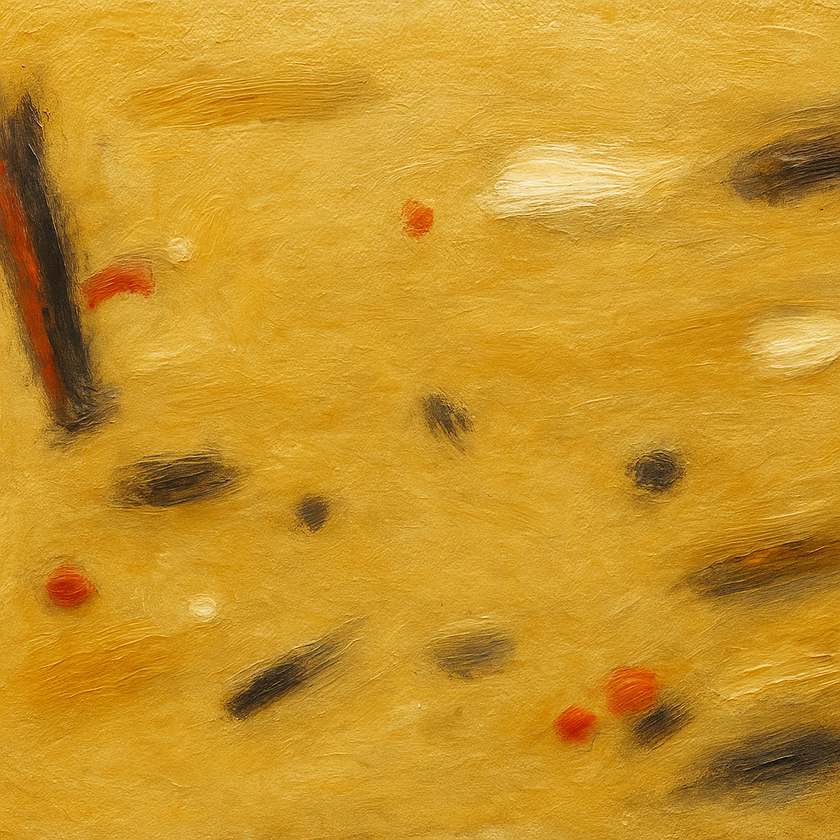
#> input picture ChatGPT Image 9 set 2025, 17_02_08.png, 840 x 840 px, shrunk from 1024 x 1024 before the run
$ python artistic_postprocessing.py 'ChatGPT Image 9 set 2025, 17_02_08.png' out.png '1207(1)_organic_growth.png'
#> lines starting #> are read from the running program, lines starting #| are printed output that depends on the picture
"""
Artistic Post-Processing Filters
Transform digital artwork into realistic oil painting style
100% procedural - no AI required
"""

from PIL import Image, ImageFilter, ImageEnhance, ImageDraw
import numpy as np
from scipy.ndimage import gaussian_filter, median_filter
import random


class ArtisticPostProcessor:
    """Apply painterly effects to digital artwork"""

    def __init__(self, seed=42):
        random.seed(seed)
        np.random.seed(seed)

    def load_image(self, path):
        """Load image as PIL Image and numpy array"""
#> called with path = 'ChatGPT Image 9 set 2025, 17_02_08.png'
        img = Image.open(path).convert('RGB')
#> img is the input picture: PIL image 840x840 RGB; mean R, G, B 201.6, 149.5, 40.5
        return img, np.array(img)

    def save_image(self, img_array, path, quality=95):
        """Save numpy array as image"""
        img = Image.fromarray(np.uint8(np.clip(img_array, 0, 255)))
        img.save(path, quality=quality)
        return img

    def apply_oil_painting_effect(self, img_array, radius=4, intensity=50):
        """
        Simulate oil painting with bilateral-like filtering
        radius: brush stroke size (3-7 recommended)
        intensity: color quantization (30-70 recommended)
        """
#> called with radius = 4, intensity = 50
        from scipy.ndimage import uniform_filter

        # Convert to float
        img_float = img_array.astype(float)

        # Apply median filter for oil painting effect
        result = np.zeros_like(img_float)

        for channel in range(3):
            # Median filter creates the "posterization" effect
            filtered = median_filter(img_float[:, :, channel], size=radius)
            result[:, :, channel] = filtered

        # Slight blur to blend
        for channel in range(3):
            result[:, :, channel] = gaussian_filter(result[:, :, channel], sigma=0.8)

        return result

    def add_canvas_texture(self, img_array, strength=0.3, scale=2):
        """
        Add canvas/linen texture overlay
        strength: texture visibility (0.1-0.5)
        scale: texture grain size (1-4)
        """
#> called with strength = 0.3, scale = 2
        h, w = img_array.shape[:2]
#> h = 840; w = 840

        # Generate procedural canvas texture (woven pattern)
        x = np.arange(w)
#> x = 840 values from 0 to 839
        y = np.arange(h)
#> y = 840 values from 0 to 839
        xx, yy = np.meshgrid(x, y)

        # Woven texture pattern
        texture = (
            np.sin(xx / scale) * 0.3 +
            np.sin(yy / scale) * 0.3 +
            np.sin((xx + yy) / (scale * 1.5)) * 0.2
        )

        # Add fine grain noise
        noise = np.random.randn(h, w) * 0.2
        texture += noise

        # Normalize to [0, 1]
        texture = (texture - texture.min()) / (texture.max() - texture.min())
        texture = gaussian_filter(texture, sigma=0.5)

        # Apply texture as subtle overlay
        result = img_array.copy().astype(float)
        for channel in range(3):
            # Multiplicative blending for natural look
            texture_effect = 1 + (texture - 0.5) * strength
            result[:, :, channel] *= texture_effect

        return np.clip(result, 0, 255)

    def add_brush_strokes_texture(self, img_array, strength=0.4):
        """
        Simulate visible brush stroke texture
        Uses directional blur to create stroke directionality
        """
#> called with strength = 0.4
        h, w = img_array.shape[:2]
#> h = 840; w = 840
        result = img_array.copy().astype(float)

        # Create random stroke direction texture using simpler approach
        # Generate coarse random field
        coarse_h, coarse_w = h // 20 + 1, w // 20 + 1
#> coarse_h = 43; coarse_w = 43
        angle_map = np.random.rand(coarse_h, coarse_w) * 360
        angle_map = np.kron(angle_map, np.ones((20, 20)))[:h, :w]

        # Apply directional texture variation
        stroke_texture = np.zeros((h, w))

        for i in range(0, h - 5, 5):
            for j in range(0, w - 5, 5):
                # Safe indexing
                i_idx = min(i, h - 1)
                j_idx = min(j, w - 1)

                angle = angle_map[i_idx, j_idx]
                length = random.uniform(3, 8)

                # Create mini stroke
                dx = int(length * np.cos(np.radians(angle)))
                dy = int(length * np.sin(np.radians(angle)))

                # Safe slice
                i_end = min(i + 5, h)
                j_end = min(j + 5, w)
                stroke_texture[i:i_end, j:j_end] += random.uniform(0.5, 1.5)
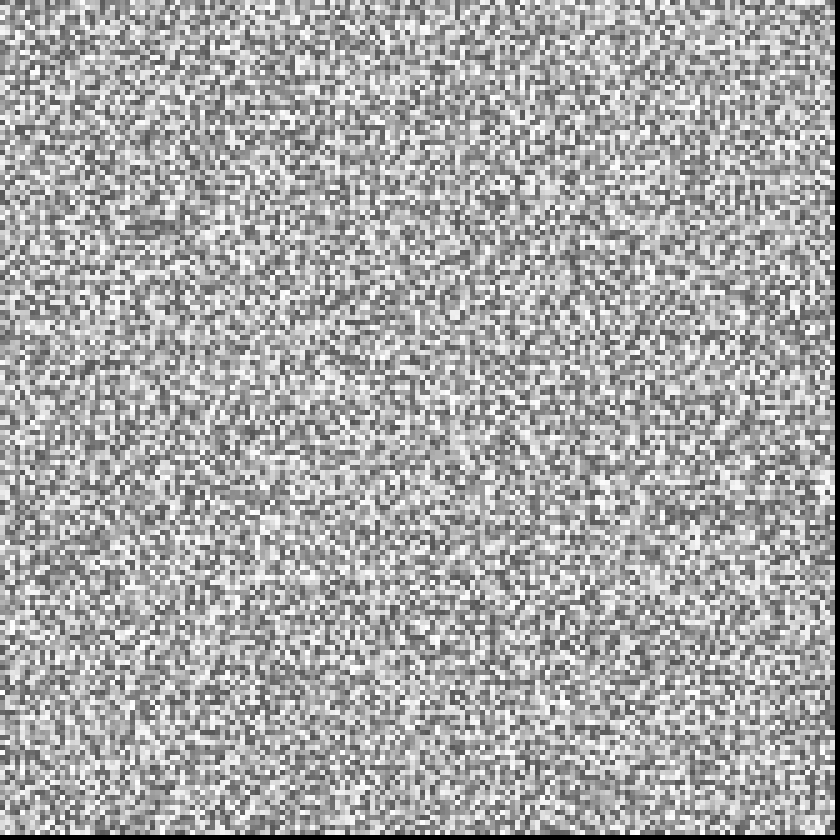
#> stroke_texture: shape (840, 840) float64; min 0, max 1.5, mean 0.989; drawn with min black and max white

        # Smooth and normalize
        stroke_texture = gaussian_filter(stroke_texture, sigma=2)
        if stroke_texture.max() > stroke_texture.min():
            stroke_texture = (stroke_texture - stroke_texture.min()) / (stroke_texture.max() - stroke_texture.min())

        # Apply to image
        for channel in range(3):
            texture_effect = 1 + (stroke_texture - 0.5) * strength
            result[:, :, channel] *= texture_effect
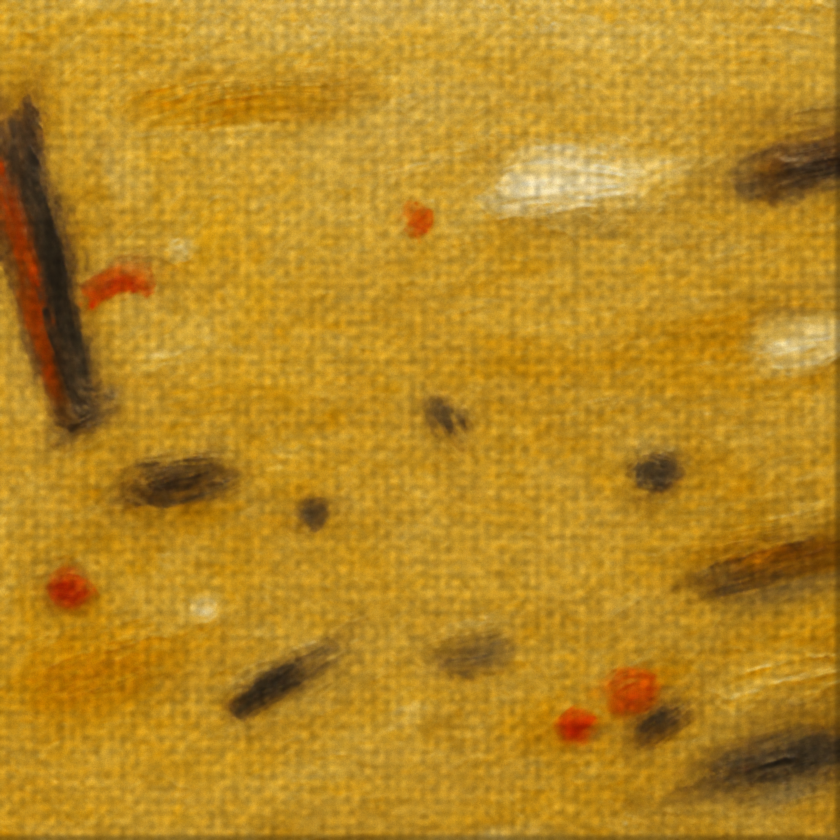
#> result: shape (840, 840, 3) float64; mean R, G, B 216.3, 160.6, 43.9; drawn with min black and max white

        return np.clip(result, 0, 255)

    def apply_impasto_effect(self, img_array, strength=0.6):
        """
        Simulate thick paint (impasto) by enhancing local contrast
        Creates the illusion of paint thickness and relief
        """
#> called with strength = 0.6
        from scipy.ndimage import sobel

        # Calculate edge magnitude (where paint would be thicker)
        gray = np.mean(img_array, axis=2)

        edge_x = sobel(gray, axis=1)
        edge_y = sobel(gray, axis=0)
        edge_magnitude = np.sqrt(edge_x**2 + edge_y**2)

        # Normalize
        edge_magnitude = edge_magnitude / edge_magnitude.max()

        # Create impasto mask (paint is thicker on edges)
        impasto_mask = gaussian_filter(edge_magnitude, sigma=2)

        # Apply highlight on "thick" areas
        result = img_array.copy().astype(float)

        for channel in range(3):
            # Brighten edges slightly (catching light on thick paint)
            highlight = impasto_mask * strength * 30
            result[:, :, channel] += highlight

            # Add subtle shadow around peaks
            shadow_mask = gaussian_filter(impasto_mask, sigma=4)
            result[:, :, channel] -= shadow_mask * strength * 10
#> this loop made 3 passes
#> pass 1, in apply_impasto_effect, `highlight = impasto_mask * strength * 30`:
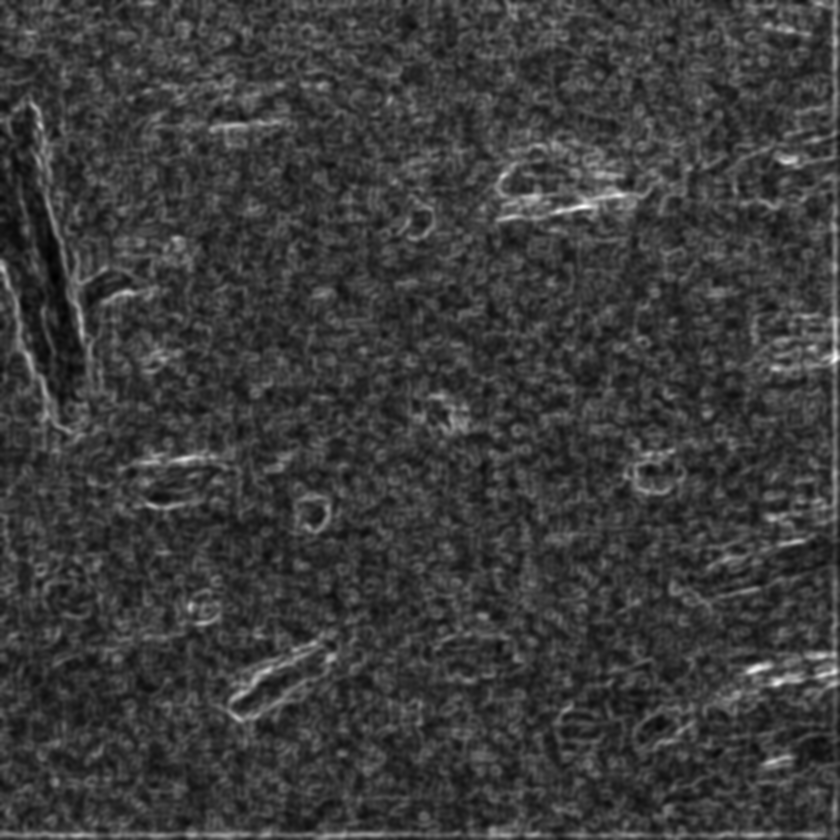
#> highlight: shape (840, 840) float64; min 0.343, max 9.53, mean 2.51; drawn with min black and max white
#> pass 1, in apply_impasto_effect, `shadow_mask = gaussian_filter(impasto_mask, sigma=4)`:
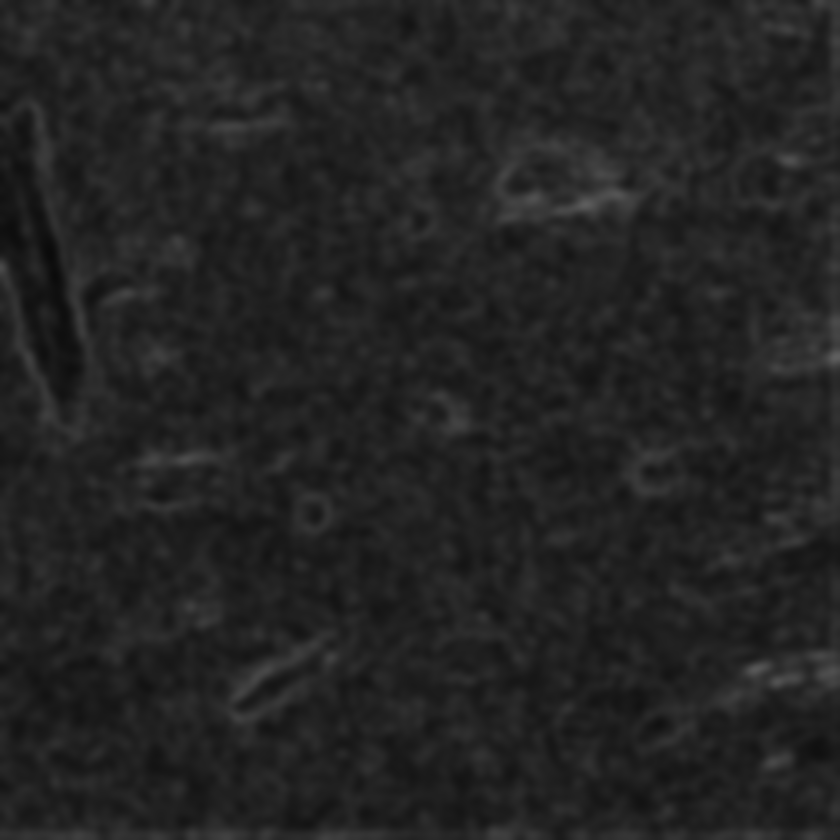
#> shadow_mask: shape (840, 840) float64; min 0.0431, max 0.376, mean 0.139

        return np.clip(result, 0, 255)

    def soft_blend_edges(self, img_array, blur_sigma=1.5):
        """
        Soften edges for more organic, less digital look
        """
#> called with blur_sigma = 1.2
        result = img_array.copy().astype(float)

        for channel in range(3):
            result[:, :, channel] = gaussian_filter(result[:, :, channel], sigma=blur_sigma)

        return result

    def add_color_variations(self, img_array, variation=0.15):
        """
        Add subtle color variations to simulate paint mixing inconsistencies
        """
#> called with variation = 0.12
        h, w = img_array.shape[:2]
#> h = 840; w = 840
        result = img_array.copy().astype(float)

        for channel in range(3):
            # Generate smooth noise pattern
            noise = np.random.randn(h // 10, w // 10) * variation
            noise = np.kron(noise, np.ones((10, 10)))[:h, :w]
            noise = gaussian_filter(noise, sigma=3)

            # Apply multiplicative variation
            result[:, :, channel] *= (1 + noise)
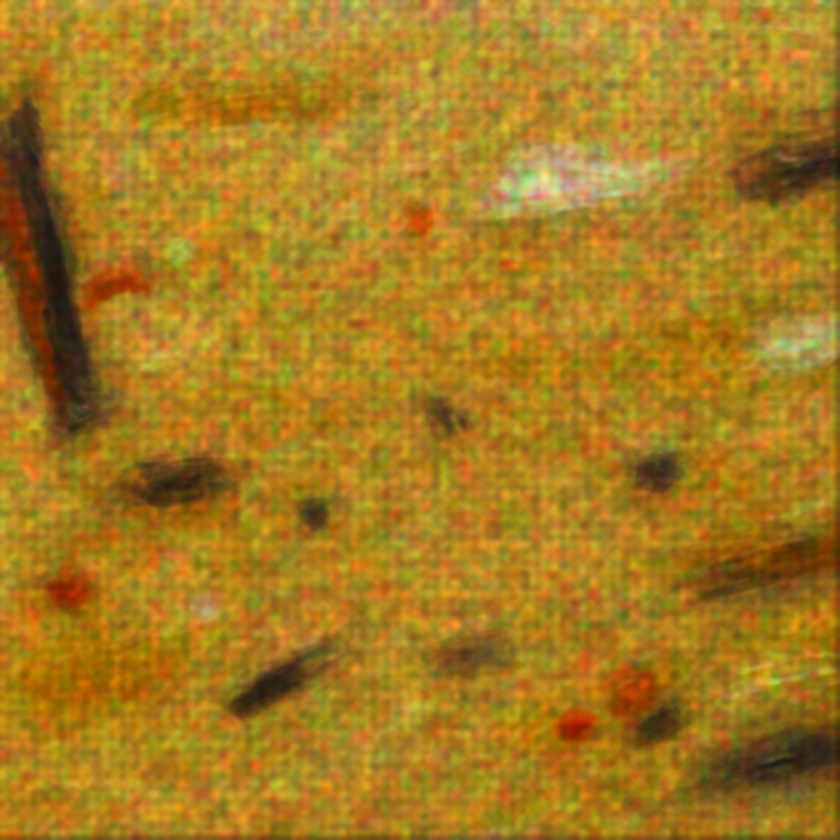
#> result: shape (840, 840, 3) float64; mean R, G, B 218.3, 162.1, 45.5; drawn with min black and max white

        return np.clip(result, 0, 255)

    def enhance_saturation(self, img, saturation_boost=1.3):
        """Boost saturation for more vibrant oil painting look"""
#> called with saturation_boost = 1.2
        enhancer = ImageEnhance.Color(img)
        return enhancer.enhance(saturation_boost)
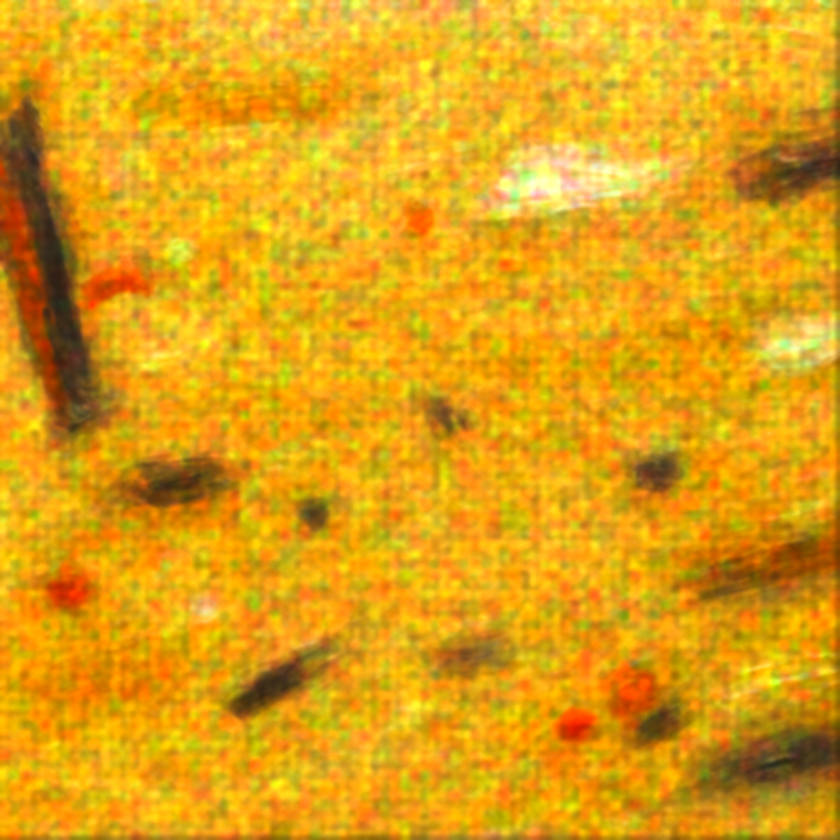
#> returned value: PIL image 840x840 RGB; mean R, G, B 224.3, 160.6, 21.6

    def apply_full_pipeline(self, input_path, output_path,
                           oil_radius=4,
                           canvas_strength=0.3,
                           brush_strength=0.4,
                           impasto_strength=0.6,
                           blur_sigma=1.2,
                           color_variation=0.12,
                           saturation_boost=1.2):
        """
        Apply complete artistic transformation pipeline

        Parameters:
        -----------
        input_path: str - input image path
        output_path: str - output image path
        oil_radius: int (3-7) - oil painting brush size
        canvas_strength: float (0.1-0.5) - canvas texture visibility
        brush_strength: float (0.2-0.6) - brush stroke texture
        impasto_strength: float (0.4-0.8) - thick paint effect
        blur_sigma: float (0.5-2.0) - edge softening
        color_variation: float (0.05-0.2) - color inconsistency
        saturation_boost: float (1.0-1.5) - color vibrancy
        """
        print(f"🎨 Applying artistic post-processing to {input_path}")
        print("=" * 60)

        # Load image
        print("   ├─ Loading image...")
        img, img_array = self.load_image(input_path)

        # 1. Oil painting effect
        print(f"   ├─ Applying oil painting effect (radius={oil_radius})...")
        img_array = self.apply_oil_painting_effect(img_array, radius=oil_radius)

        # 2. Canvas texture
        print(f"   ├─ Adding canvas texture (strength={canvas_strength})...")
        img_array = self.add_canvas_texture(img_array, strength=canvas_strength)

        # 3. Brush strokes
        print(f"   ├─ Adding brush stroke texture (strength={brush_strength})...")
        img_array = self.add_brush_strokes_texture(img_array, strength=brush_strength)

        # 4. Impasto (thick paint)
        print(f"   ├─ Applying impasto effect (strength={impasto_strength})...")
        img_array = self.apply_impasto_effect(img_array, strength=impasto_strength)

        # 5. Soft blend edges
        print(f"   ├─ Softening edges (blur={blur_sigma})...")
        img_array = self.soft_blend_edges(img_array, blur_sigma=blur_sigma)

        # 6. Color variations
        print(f"   ├─ Adding color variations (variation={color_variation})...")
        img_array = self.add_color_variations(img_array, variation=color_variation)

        # 7. Save intermediate
        print("   ├─ Converting to PIL Image...")
        img = self.save_image(img_array, output_path.replace('.png', '_temp.png'))

        # 8. Saturation boost
        print(f"   ├─ Enhancing saturation (boost={saturation_boost})...")
        img = self.enhance_saturation(img, saturation_boost=saturation_boost)

        # 9. Final save
        print(f"   └─ Saving to {output_path}...")
        img.save(output_path, quality=95)

        print("✅ Artistic post-processing complete!")
        print("=" * 60)

        return img


def quick_artistic_transform(input_path, output_path, preset='balanced'):
    """
    Quick transform with presets

    Presets:
    - 'subtle': Light artistic effect
    - 'balanced': Moderate effect (recommended)
    - 'strong': Heavy painterly effect
    - 'impasto': Very thick paint look
    """
    presets = {
        'subtle': {
            'oil_radius': 3,
            'canvas_strength': 0.2,
            'brush_strength': 0.3,
            'impasto_strength': 0.4,
            'blur_sigma': 0.8,
            'color_variation': 0.08,
            'saturation_boost': 1.1
        },
        'balanced': {
            'oil_radius': 4,
            'canvas_strength': 0.3,
            'brush_strength': 0.4,
            'impasto_strength': 0.6,
            'blur_sigma': 1.2,
            'color_variation': 0.12,
            'saturation_boost': 1.2
        },
        'strong': {
            'oil_radius': 5,
            'canvas_strength': 0.4,
            'brush_strength': 0.5,
            'impasto_strength': 0.7,
            'blur_sigma': 1.5,
            'color_variation': 0.15,
            'saturation_boost': 1.3
        },
        'impasto': {
            'oil_radius': 6,
            'canvas_strength': 0.35,
            'brush_strength': 0.5,
            'impasto_strength': 0.8,
            'blur_sigma': 1.0,
            'color_variation': 0.18,
            'saturation_boost': 1.25
        },
        'ultra': {
            'oil_radius': 8,
            'canvas_strength': 0.15,
            'brush_strength': 0.25,
            'impasto_strength': 0.5,
            'blur_sigma': 3.5,
            'color_variation': 0.25,
            'saturation_boost': 1.3
        },
        'dreamlike': {
            'oil_radius': 10,
            'canvas_strength': 0.1,
            'brush_strength': 0.2,
            'impasto_strength': 0.3,
            'blur_sigma': 5.0,
            'color_variation': 0.3,
            'saturation_boost': 1.35
        }
    }

    params = presets.get(preset, presets['balanced'])

    processor = ArtisticPostProcessor()
    return processor.apply_full_pipeline(input_path, output_path, **params)


if __name__ == "__main__":
    import sys

    if len(sys.argv) < 3:
        print("Usage:")
        print("  python artistic_postprocessing.py input.png output.png [preset]")
        print("\nPresets: subtle, balanced, strong, impasto")
        print("Default: balanced")
        sys.exit(1)

    input_path = sys.argv[1]
    output_path = sys.argv[2]
    preset = sys.argv[3] if len(sys.argv) > 3 else 'balanced'

    print(f"\n🎨 Artistic Post-Processing")
    print(f"Preset: {preset}")
    print("=" * 60)

    quick_artistic_transform(input_path, output_path, preset=preset)
